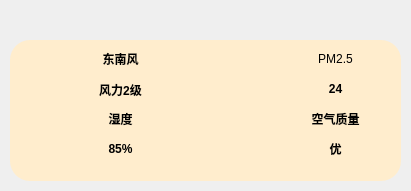
  <widget class="QWidget" name="widget03" native="true">
   <property name="geometry">
    <rect>
     <x>0</x>
     <y>230</y>
     <width>411</width>
     <height>191</height>
    </rect>
   </property>
   <widget class="QLabel" name="label">
    <property name="geometry">
     <rect>
      <x>10</x>
      <y>10</y>
      <width>271</width>
      <height>19</height>
     </rect>
    </property>
    <property name="styleSheet">
     <string notr="true">font: 7pt &quot;珠穆朗玛—乌金苏通体&quot;;
font-color:rgb(255, 255, 255);</string>
    </property>
    <property name="text">
     <string>&lt;html&gt;&lt;head/&gt;&lt;body&gt;&lt;p&gt;&lt;br/&gt;&lt;/p&gt;&lt;/body&gt;&lt;/html&gt;</string>
    </property>
   </widget>
   <widget class="QWidget" name="widget0301" native="true">
    <property name="enabled">
     <bool>true</bool>
    </property>
    <property name="geometry">
     <rect>
      <x>10</x>
      <y>40</y>
      <width>391</width>
      <height>141</height>
     </rect>
    </property>
    <property name="styleSheet">
     <string notr="true">background-color:rgb(255, 237, 205);
border-radius: 20px;</string>
    </property>
    <widget class="QLabel" name="label_fengxiang">
     <property name="geometry">
      <rect>
       <x>30</x>
       <y>20</y>
       <width>41</width>
       <height>41</height>
      </rect>
     </property>
     <property name="autoFillBackground">
      <bool>false</bool>
     </property>
     <property name="text">
      <string/>
     </property>
     <property name="pixmap">
      <pixmap resource="image.qrc">:/new/prefix1/png/6.png</pixmap>
     </property>
     <property name="scaledContents">
      <bool>true</bool>
     </property>
    </widget>
    <widget class="QLabel" name="label_pmvalues">
     <property name="geometry">
      <rect>
       <x>240</x>
       <y>20</y>
       <width>41</width>
       <height>31</height>
      </rect>
     </property>
     <property name="text">
      <string/>
     </property>
     <property name="pixmap">
      <pixmap resource="image.qrc">:/new/prefix1/png/3.png</pixmap>
     </property>
     <property name="scaledContents">
      <bool>true</bool>
     </property>
    </widget>
    <widget class="QLabel" name="label_shidu">
     <property name="geometry">
      <rect>
       <x>30</x>
       <y>80</y>
       <width>41</width>
       <height>41</height>
      </rect>
     </property>
     <property name="text">
      <string/>
     </property>
     <property name="pixmap">
      <pixmap resource="image.qrc">:/new/prefix1/png/9.png</pixmap>
     </property>
     <property name="scaledContents">
      <bool>true</bool>
     </property>
    </widget>
    <widget class="QLabel" name="label_air">
     <property name="geometry">
      <rect>
       <x>240</x>
       <y>80</y>
       <width>41</width>
       <height>41</height>
      </rect>
     </property>
     <property name="text">
      <string/>
     </property>
     <property name="pixmap">
      <pixmap resource="image.qrc">:/new/prefix1/png/1.png</pixmap>
     </property>
     <property name="scaledContents">
      <bool>true</bool>
     </property>
    </widget>
    <widget class="QLabel" name="label_windtype">
     <property name="geometry">
      <rect>
       <x>80</x>
       <y>10</y>
       <width>61</width>
       <height>19</height>
      </rect>
     </property>
     <property name="styleSheet">
      <string notr="true">font: 9pt &quot;黑体&quot;;font-weight:bold;</string>
     </property>
     <property name="text">
      <string>&lt;html&gt;&lt;head/&gt;&lt;body&gt;&lt;p align=&quot;center&quot;&gt;&lt;span style=&quot; font-weight:700;&quot;&gt;东南风&lt;/span&gt;&lt;/p&gt;&lt;/body&gt;&lt;/html&gt;</string>
     </property>
     <property name="alignment">
      <set>Qt::AlignCenter</set>
     </property>
    </widget>
    <widget class="QLabel" name="label_windrating">
     <property name="geometry">
      <rect>
       <x>60</x>
       <y>40</y>
       <width>101</width>
       <height>20</height>
      </rect>
     </property>
     <property name="styleSheet">
      <string notr="true">font: 9pt &quot;黑体&quot;;
font-weight:bold;
</string>
     </property>
     <property name="text">
      <string>&lt;html&gt;&lt;head/&gt;&lt;body&gt;&lt;p&gt;&lt;span style=&quot; font-weight:700;&quot;&gt;风力2级&lt;/span&gt;&lt;/p&gt;&lt;/body&gt;&lt;/html&gt;</string>
     </property>
     <property name="alignment">
      <set>Qt::AlignCenter</set>
     </property>
    </widget>
    <widget class="QLabel" name="label_2">
     <property name="geometry">
      <rect>
       <x>80</x>
       <y>70</y>
       <width>61</width>
       <height>19</height>
      </rect>
     </property>
     <property name="styleSheet">
      <string notr="true">font: 9pt &quot;黑体&quot;;</string>
     </property>
     <property name="text">
      <string>&lt;html&gt;&lt;head/&gt;&lt;body&gt;&lt;p align=&quot;center&quot;&gt;&lt;span style=&quot; font-weight:700;&quot;&gt;湿度&lt;/span&gt;&lt;/p&gt;&lt;/body&gt;&lt;/html&gt;</string>
     </property>
    </widget>
    <widget class="QLabel" name="label_humidity">
     <property name="geometry">
      <rect>
       <x>80</x>
       <y>100</y>
       <width>61</width>
       <height>19</height>
      </rect>
     </property>
     <property name="styleSheet">
      <string notr="true">font: 9pt &quot;黑体&quot;;font-weight:bold;</string>
     </property>
     <property name="text">
      <string>&lt;html&gt;&lt;head/&gt;&lt;body&gt;&lt;p align=&quot;center&quot;&gt;&lt;span style=&quot; font-weight:700;&quot;&gt;85%&lt;/span&gt;&lt;/p&gt;&lt;/body&gt;&lt;/html&gt;</string>
     </property>
     <property name="alignment">
      <set>Qt::AlignCenter</set>
     </property>
    </widget>
    <widget class="QLabel" name="label_4">
     <property name="geometry">
      <rect>
       <x>290</x>
       <y>10</y>
       <width>71</width>
       <height>19</height>
      </rect>
     </property>
     <property name="styleSheet">
      <string notr="true">font: 900 9pt &quot;Segoe UI Black&quot;;</string>
     </property>
     <property name="text">
      <string>&lt;html&gt;&lt;head/&gt;&lt;body&gt;&lt;p align=&quot;center&quot;&gt;PM2.5&lt;/p&gt;&lt;/body&gt;&lt;/html&gt;</string>
     </property>
    </widget>
    <widget class="QLabel" name="label_PMvalues">
     <property name="geometry">
      <rect>
       <x>290</x>
       <y>40</y>
       <width>71</width>
       <height>19</height>
      </rect>
     </property>
     <property name="styleSheet">
      <string notr="true">font: 900 9pt &quot;Segoe UI Black&quot;;font-weight:bold;</string>
     </property>
     <property name="text">
      <string>&lt;html&gt;&lt;head/&gt;&lt;body&gt;&lt;p align=&quot;center&quot;&gt;24&lt;/p&gt;&lt;/body&gt;&lt;/html&gt;</string>
     </property>
     <property name="alignment">
      <set>Qt::AlignCenter</set>
     </property>
    </widget>
    <widget class="QLabel" name="label_6">
     <property name="geometry">
      <rect>
       <x>290</x>
       <y>70</y>
       <width>71</width>
       <height>19</height>
      </rect>
     </property>
     <property name="styleSheet">
      <string notr="true">font: 9pt &quot;黑体&quot;;</string>
     </property>
     <property name="text">
      <string>&lt;html&gt;&lt;head/&gt;&lt;body&gt;&lt;p&gt;&lt;span style=&quot; font-weight:700;&quot;&gt;空气质量&lt;/span&gt;&lt;/p&gt;&lt;/body&gt;&lt;/html&gt;</string>
     </property>
     <property name="alignment">
      <set>Qt::AlignCenter</set>
     </property>
    </widget>
    <widget class="QLabel" name="label_airquality">
     <property name="geometry">
      <rect>
       <x>290</x>
       <y>100</y>
       <width>71</width>
       <height>19</height>
      </rect>
     </property>
     <property name="styleSheet">
      <string notr="true">font: 9pt &quot;黑体&quot;;font-weight:bold;</string>
     </property>
     <property name="text">
      <string>&lt;html&gt;&lt;head/&gt;&lt;body&gt;&lt;p align=&quot;center&quot;&gt;&lt;span style=&quot; font-weight:700;&quot;&gt;优&lt;/span&gt;&lt;/p&gt;&lt;/body&gt;&lt;/html&gt;</string>
     </property>
     <property name="alignment">
      <set>Qt::AlignCenter</set>
     </property>
    </widget>
   </widget>
  </widget>
